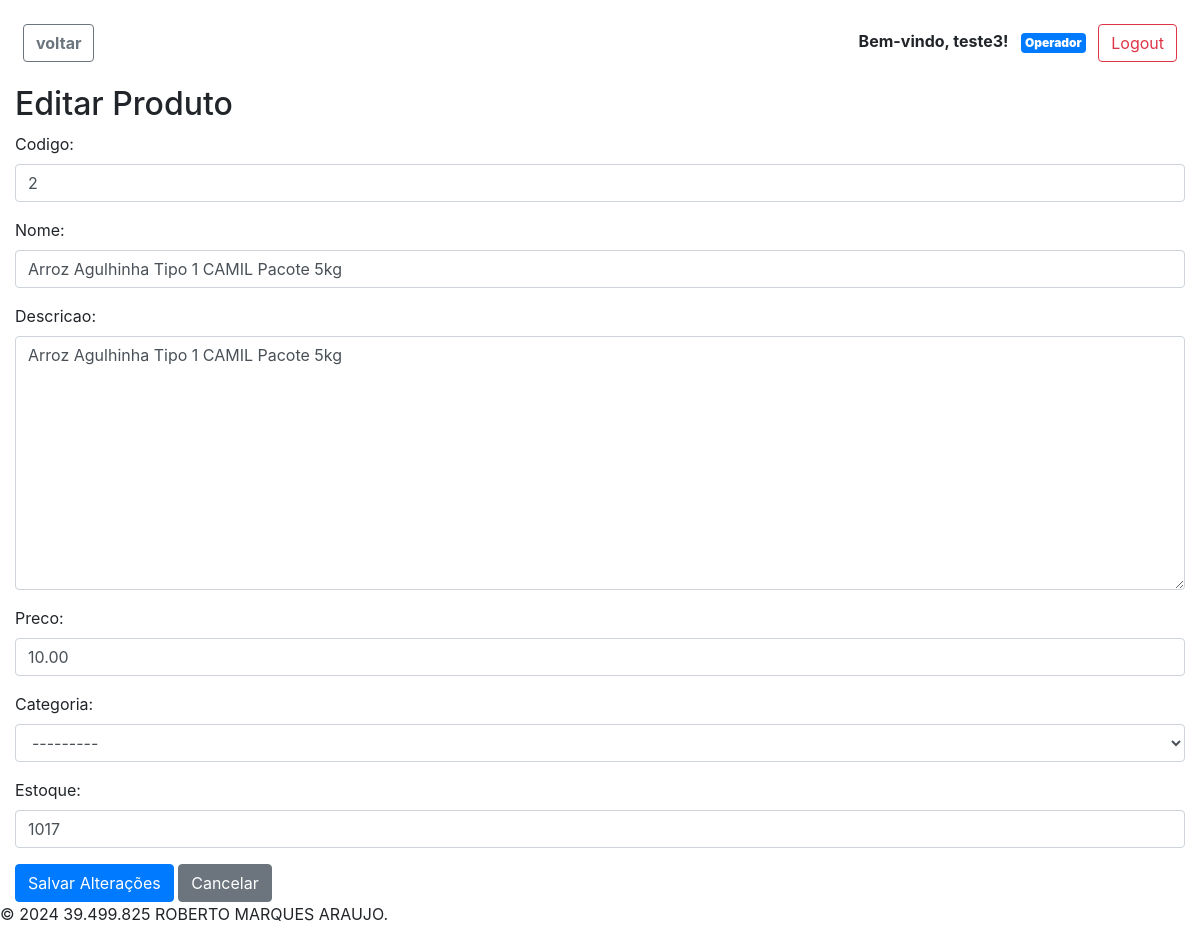
/produtos/2/editar/ (signed in), run on an earlier commit of the app's database.
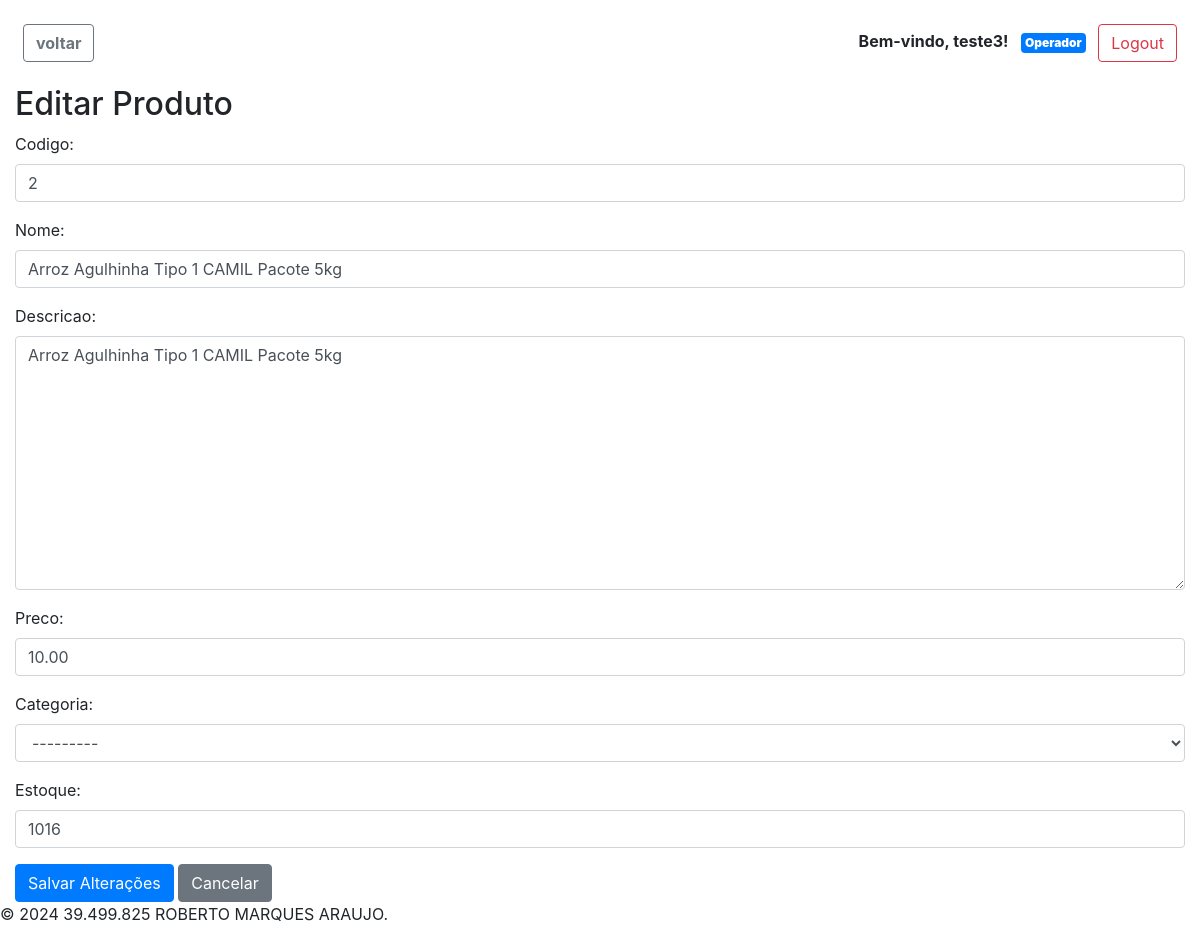
And on a later commit of the database.
### pdvweb/models.py (models this page shows, shortened)
class ProdutoBase(models.Model):
    codigo = models.CharField(max_length=10, unique=False, blank=True)
    nome = models.CharField(max_length=100, unique=True)
    descricao = models.TextField(blank=True, null=True)
    categoria = models.ForeignKey(
        Categoria, on_delete=models.SET_NULL, null=True, blank=True)
    class Meta:
        abstract = True

class ProdutoPorQuantidade(ProdutoBase):
    preco = models.DecimalField(
        max_digits=10, decimal_places=2, validators=[MinValueValidator(0)])
    estoque = models.PositiveIntegerField(default=0)
    data_criacao = models.DateTimeField(default=timezone.now)

### pdvweb/views.py (the view, shortened to what this page needs)
@login_required
def editar_produto(request, produto_codigo):
    try:
        produto_por_quantidade = ProdutoPorQuantidade.objects.get(
            codigo=produto_codigo)
    except ProdutoPorQuantidade.DoesNotExist:
        produto_por_quantidade = None
    try:
        produto_por_peso = ProdutoPorPeso.objects.get(codigo=produto_codigo)
    except ProdutoPorPeso.DoesNotExist:
        produto_por_peso = None
    if produto_por_quantidade:
        produto = produto_por_quantidade
        form = ProdutoPorQuantidadeForm(instance=produto_por_quantidade)
    elif produto_por_peso:
        produto = produto_por_peso
        form = ProdutoPorPesoForm(instance=produto_por_peso)
    else:
        raise Http404("Produto não encontrado")
    context = {
        'form': form,
        'produto': produto,
    }
    return render(request, 'pdvweb/produto_edit.html', context)

### pdvweb/forms.py
class ProdutoPorQuantidadeForm(forms.ModelForm):
    class Meta:
        model = ProdutoPorQuantidade
        fields = ['codigo', 'nome', 'descricao',
                  'preco', 'categoria', 'estoque']
        widgets = {
            'codigo': forms.TextInput(attrs={'class': 'form-control', 'placeholder': 'Código do Produto'}),
            'nome': forms.TextInput(attrs={'class': 'form-control', 'placeholder': 'Nome do Produto'}),
            'descricao': forms.Textarea(attrs={'class': 'form-control', 'placeholder': 'Descrição'}),
            'preco': forms.NumberInput(attrs={'class': 'form-control', 'min': 0, 'placeholder': 'Preço'}),
            'categoria': forms.Select(attrs={'class': 'form-control', 'placeholder': 'Selecione a Categoria'}),
            'estoque': forms.NumberInput(attrs={'class': 'form-control', 'min': 0, 'placeholder': 'Estoque'}),
        }

### pdvweb/templates/pdvweb/produto_edit.html (shortened to what this page needs)
{% extends 'pdvweb/base.html' %}
{% block content %}
    <h2>Editar Produto</h2>
    <form method="post">
        {% if form %}
            {{ form.as_p }}
        {% else %}
            <p>Não foi possível carregar o formulário para este produto.</p>
        {% endif %}
        <button type="submit" class="btn btn-primary">Salvar Alterações</button>
        <a href="{% url 'pdvweb:listar_produtos' %}" class="btn btn-secondary">Cancelar</a>
    </form>
{% endblock %}

What changed in the data, as far as the page shows it:
changed ProdutoPorQuantidade "Arroz Agulhinha Tipo 1 CAMIL Pacote 5kg": estoque "1017" → "1016"
